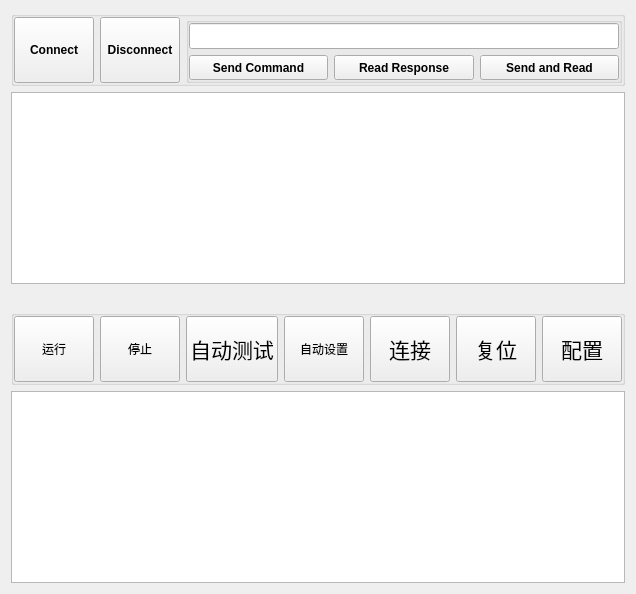
        <widget class="QWidget" name="LeftLayout" native="true">
         <property name="sizePolicy">
          <sizepolicy hsizetype="Expanding" vsizetype="Expanding">
           <horstretch>6</horstretch>
           <verstretch>0</verstretch>
          </sizepolicy>
         </property>
         <layout class="QVBoxLayout" name="verticalLayout_3">
          <item>
           <widget class="QGroupBox" name="ManualTestFrame">
            <property name="sizePolicy">
             <sizepolicy hsizetype="Expanding" vsizetype="Expanding">
              <horstretch>0</horstretch>
              <verstretch>2</verstretch>
             </sizepolicy>
            </property>
            <property name="minimumSize">
             <size>
              <width>0</width>
              <height>75</height>
             </size>
            </property>
            <layout class="QHBoxLayout" name="horizontalLayout_control">
             <property name="leftMargin">
              <number>0</number>
             </property>
             <property name="topMargin">
              <number>0</number>
             </property>
             <property name="rightMargin">
              <number>0</number>
             </property>
             <property name="bottomMargin">
              <number>0</number>
             </property>
             <item>
              <widget class="QPushButton" name="pushButton_connect">
               <property name="sizePolicy">
                <sizepolicy hsizetype="Expanding" vsizetype="Expanding">
                 <horstretch>1</horstretch>
                 <verstretch>0</verstretch>
                </sizepolicy>
               </property>
               <property name="font">
                <font>
                 <family>Arial</family>
                 <weight>75</weight>
                 <bold>true</bold>
                </font>
               </property>
               <property name="text">
                <string>Connect</string>
               </property>
              </widget>
             </item>
             <item>
              <widget class="QPushButton" name="pushButton_disconnect">
               <property name="sizePolicy">
                <sizepolicy hsizetype="Expanding" vsizetype="Expanding">
                 <horstretch>1</horstretch>
                 <verstretch>0</verstretch>
                </sizepolicy>
               </property>
               <property name="font">
                <font>
                 <family>Arial</family>
                 <weight>75</weight>
                 <bold>true</bold>
                </font>
               </property>
               <property name="text">
                <string>Disconnect</string>
               </property>
              </widget>
             </item>
             <item>
              <widget class="QGroupBox" name="groupBox">
               <property name="sizePolicy">
                <sizepolicy hsizetype="Expanding" vsizetype="Expanding">
                 <horstretch>8</horstretch>
                 <verstretch>0</verstretch>
                </sizepolicy>
               </property>
               <property name="autoFillBackground">
                <bool>false</bool>
               </property>
               <layout class="QVBoxLayout" name="verticalLayout_command">
                <property name="leftMargin">
                 <number>0</number>
                </property>
                <property name="topMargin">
                 <number>0</number>
                </property>
                <property name="rightMargin">
                 <number>0</number>
                </property>
                <property name="bottomMargin">
                 <number>0</number>
                </property>
                <item>
                 <widget class="QLineEdit" name="commandLine">
                  <property name="sizePolicy">
                   <sizepolicy hsizetype="Expanding" vsizetype="Expanding">
                    <horstretch>0</horstretch>
                    <verstretch>0</verstretch>
                   </sizepolicy>
                  </property>
                  <property name="font">
                   <font>
                    <family>Arial</family>
                   </font>
                  </property>
                 </widget>
                </item>
                <item>
                 <layout class="QHBoxLayout" name="horizontalLayout_commandButton">
                  <item>
                   <widget class="QPushButton" name="pushButton_send">
                    <property name="sizePolicy">
                     <sizepolicy hsizetype="Expanding" vsizetype="Expanding">
                      <horstretch>0</horstretch>
                      <verstretch>0</verstretch>
                     </sizepolicy>
                    </property>
                    <property name="font">
                     <font>
                      <family>Arial</family>
                      <weight>75</weight>
                      <bold>true</bold>
                     </font>
                    </property>
                    <property name="text">
                     <string>Send Command</string>
                    </property>
                   </widget>
                  </item>
                  <item>
                   <widget class="QPushButton" name="pushButton_read">
                    <property name="sizePolicy">
                     <sizepolicy hsizetype="Expanding" vsizetype="Expanding">
                      <horstretch>0</horstretch>
                      <verstretch>0</verstretch>
                     </sizepolicy>
                    </property>
                    <property name="font">
                     <font>
                      <family>Arial</family>
                      <weight>75</weight>
                      <bold>true</bold>
                     </font>
                    </property>
                    <property name="text">
                     <string>Read Response</string>
                    </property>
                   </widget>
                  </item>
                  <item>
                   <widget class="QPushButton" name="pushButton_sendRead">
                    <property name="sizePolicy">
                     <sizepolicy hsizetype="Expanding" vsizetype="Expanding">
                      <horstretch>0</horstretch>
                      <verstretch>0</verstretch>
                     </sizepolicy>
                    </property>
                    <property name="font">
                     <font>
                      <family>Arial</family>
                      <weight>75</weight>
                      <bold>true</bold>
                     </font>
                    </property>
                    <property name="text">
                     <string>Send and Read</string>
                    </property>
                   </widget>
                  </item>
                 </layout>
                </item>
               </layout>
              </widget>
             </item>
            </layout>
           </widget>
          </item>
          <item>
           <widget class="QTextBrowser" name="textBrowser_control">
            <property name="sizePolicy">
             <sizepolicy hsizetype="Expanding" vsizetype="Expanding">
              <horstretch>0</horstretch>
              <verstretch>8</verstretch>
             </sizepolicy>
            </property>
            <property name="font">
             <font>
              <family>Arial</family>
              <weight>50</weight>
              <bold>false</bold>
             </font>
            </property>
           </widget>
          </item>
          <item>
           <spacer name="verticalSpacer">
            <property name="orientation">
             <enum>Qt::Vertical</enum>
            </property>
            <property name="sizeHint" stdset="0">
             <size>
              <width>20</width>
              <height>20</height>
             </size>
            </property>
           </spacer>
          </item>
          <item>
           <widget class="QGroupBox" name="AutoTestFrame">
            <property name="sizePolicy">
             <sizepolicy hsizetype="Expanding" vsizetype="Expanding">
              <horstretch>0</horstretch>
              <verstretch>2</verstretch>
             </sizepolicy>
            </property>
            <property name="minimumSize">
             <size>
              <width>0</width>
              <height>75</height>
             </size>
            </property>
            <layout class="QHBoxLayout" name="horizontalLayout_autoTest">
             <property name="leftMargin">
              <number>0</number>
             </property>
             <property name="topMargin">
              <number>0</number>
             </property>
             <property name="rightMargin">
              <number>0</number>
             </property>
             <property name="bottomMargin">
              <number>0</number>
             </property>
             <item>
              <layout class="QVBoxLayout" name="verticalLayout_config">
               <item>
                <layout class="QHBoxLayout" name="horizontalLayout_configButton">
                 <item>
                  <widget class="QPushButton" name="pushButton_2_run">
                   <property name="sizePolicy">
                    <sizepolicy hsizetype="Expanding" vsizetype="Expanding">
                     <horstretch>0</horstretch>
                     <verstretch>0</verstretch>
                    </sizepolicy>
                   </property>
                   <property name="styleSheet">
                    <string notr="true">font: 9pt &quot;Arial Rounded MT Bold&quot;;
font: 16pt &quot;Arial&quot;;</string>
                   </property>
                   <property name="text">
                    <string>运行</string>
                   </property>
                  </widget>
                 </item>
                 <item>
                  <widget class="QPushButton" name="pushButton_stop">
                   <property name="sizePolicy">
                    <sizepolicy hsizetype="Expanding" vsizetype="Expanding">
                     <horstretch>0</horstretch>
                     <verstretch>0</verstretch>
                    </sizepolicy>
                   </property>
                   <property name="styleSheet">
                    <string notr="true">font: 9pt &quot;Arial Rounded MT Bold&quot;;
font: 16pt &quot;Arial&quot;;</string>
                   </property>
                   <property name="text">
                    <string>停止</string>
                   </property>
                  </widget>
                 </item>
                 <item>
                  <widget class="QPushButton" name="pushButton_AutoTest">
                   <property name="sizePolicy">
                    <sizepolicy hsizetype="Expanding" vsizetype="Expanding">
                     <horstretch>0</horstretch>
                     <verstretch>0</verstretch>
                    </sizepolicy>
                   </property>
                   <property name="font">
                    <font>
                     <family>Arial</family>
                     <pointsize>16</pointsize>
                     <weight>50</weight>
                     <italic>false</italic>
                     <bold>false</bold>
                    </font>
                   </property>
                   <property name="styleSheet">
                    <string notr="true">font: 16pt &quot;Arial&quot;;</string>
                   </property>
                   <property name="text">
                    <string>自动测试</string>
                   </property>
                  </widget>
                 </item>
                 <item>
                  <widget class="QPushButton" name="pushButton_autoset">
                   <property name="sizePolicy">
                    <sizepolicy hsizetype="Expanding" vsizetype="Expanding">
                     <horstretch>0</horstretch>
                     <verstretch>0</verstretch>
                    </sizepolicy>
                   </property>
                   <property name="maximumSize">
                    <size>
                     <width>16777215</width>
                     <height>16777215</height>
                    </size>
                   </property>
                   <property name="styleSheet">
                    <string notr="true">font: 9pt &quot;Arial Rounded MT Bold&quot;;
font: 16pt &quot;Arial&quot;;</string>
                   </property>
                   <property name="text">
                    <string>自动设置</string>
                   </property>
                  </widget>
                 </item>
                 <item>
                  <widget class="QPushButton" name="pushButton_Connect">
                   <property name="sizePolicy">
                    <sizepolicy hsizetype="Expanding" vsizetype="Expanding">
                     <horstretch>0</horstretch>
                     <verstretch>0</verstretch>
                    </sizepolicy>
                   </property>
                   <property name="font">
                    <font>
                     <family>Arial</family>
                     <pointsize>16</pointsize>
                     <weight>50</weight>
                     <italic>false</italic>
                     <bold>false</bold>
                    </font>
                   </property>
                   <property name="styleSheet">
                    <string notr="true">font: 16pt &quot;Arial&quot;;</string>
                   </property>
                   <property name="text">
                    <string>连接</string>
                   </property>
                  </widget>
                 </item>
                 <item>
                  <widget class="QPushButton" name="pushButton_reset">
                   <property name="sizePolicy">
                    <sizepolicy hsizetype="Expanding" vsizetype="Expanding">
                     <horstretch>0</horstretch>
                     <verstretch>0</verstretch>
                    </sizepolicy>
                   </property>
                   <property name="font">
                    <font>
                     <family>Arial</family>
                     <pointsize>16</pointsize>
                     <weight>50</weight>
                     <italic>false</italic>
                     <bold>false</bold>
                    </font>
                   </property>
                   <property name="styleSheet">
                    <string notr="true">font: 16pt &quot;Arial&quot;;</string>
                   </property>
                   <property name="text">
                    <string>复位</string>
                   </property>
                  </widget>
                 </item>
                 <item>
                  <widget class="QPushButton" name="pushButton_configure">
                   <property name="sizePolicy">
                    <sizepolicy hsizetype="Expanding" vsizetype="Expanding">
                     <horstretch>0</horstretch>
                     <verstretch>0</verstretch>
                    </sizepolicy>
                   </property>
                   <property name="font">
                    <font>
                     <family>Arial</family>
                     <pointsize>16</pointsize>
                     <weight>50</weight>
                     <italic>false</italic>
                     <bold>false</bold>
                    </font>
                   </property>
                   <property name="styleSheet">
                    <string notr="true">font: 16pt &quot;Arial&quot;;</string>
                   </property>
                   <property name="text">
                    <string>配置</string>
                   </property>
                  </widget>
                 </item>
                </layout>
               </item>
              </layout>
             </item>
            </layout>
           </widget>
          </item>
          <item>
           <widget class="QTextBrowser" name="textBrowser">
            <property name="sizePolicy">
             <sizepolicy hsizetype="Expanding" vsizetype="Expanding">
              <horstretch>0</horstretch>
              <verstretch>8</verstretch>
             </sizepolicy>
            </property>
           </widget>
          </item>
         </layout>
        </widget>
